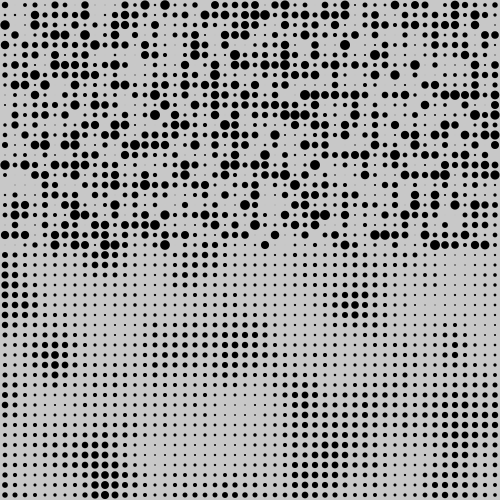
Frame 1 (no input)
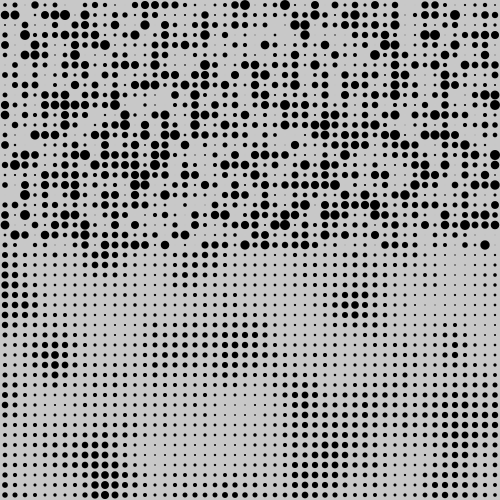
Frame 2 (the mouse pressed at the canvas centre, redrawn once)

The Processing sketch that drew these frames (run headless with seeded random() and noise(); the mouse was pressed at the canvas centre and the sketch redrawn once):

// Processing sketch: perlinNoise03
// ── perlinNoise03.pde
/*
Exemplo de Perlin Noise em duas dimensões 
Comparado com um random simples
*/

float perlinScale = 0.2;

void setup() {
  size(500, 500); // define o tamanho da tela em pixels. Largura X Altura
  noStroke();
  fill(0);
}

void draw() {
  noLoop();
  background(200);
  int cols = 50;
  float tam = width / cols;
  for (int x = 0; x < cols; x++) {
    for (int y = 0; y < cols/2; y++) {
      float dia = tam * random(1);
      ellipse(tam/2 + x * tam, tam/2 + y * tam, dia, dia);
    }
  }
  for (int x = 0; x < cols; x++) {
    for (int y = 0; y < cols/2; y++) {
      float dia = tam * noise(x*perlinScale, y*perlinScale);
      ellipse(tam/2 + x * tam, height/2 + tam/2 + y * tam, dia, dia);
    }
  }
}
